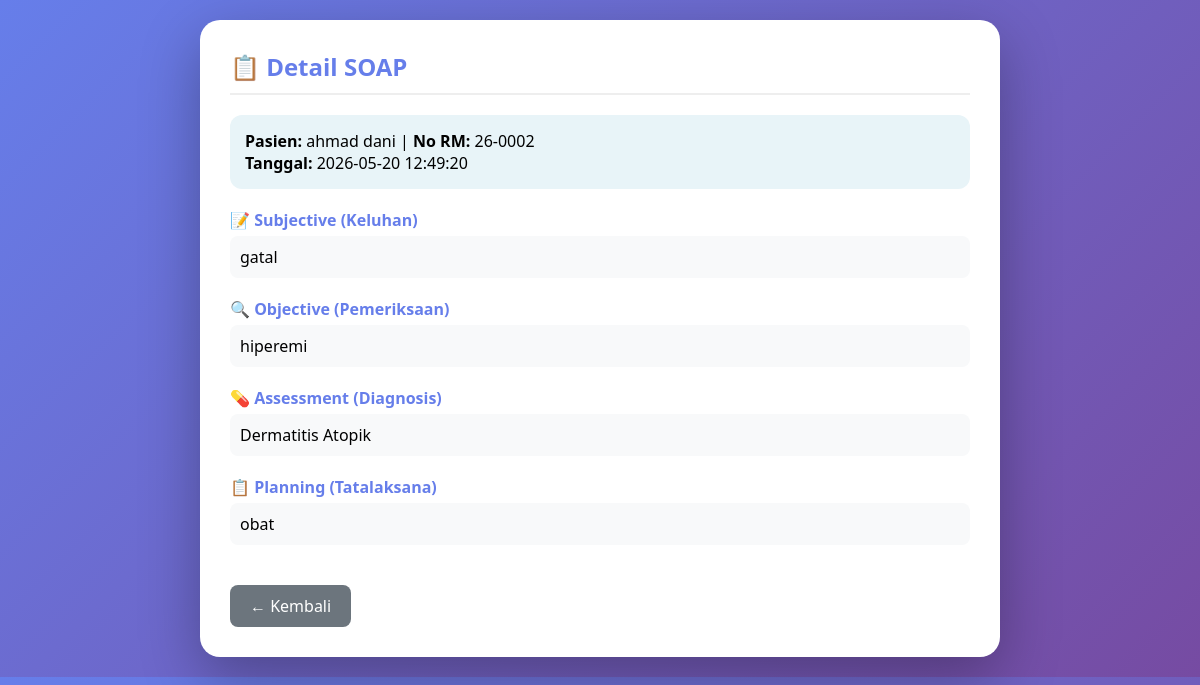
The page /soap/detail/2 (signed in) on the database its author committed.
### tables this page shows
CREATE TABLE pasien (id INTEGER PRIMARY KEY AUTOINCREMENT, no_rm TEXT, nama TEXT, tgl_lahir TEXT, alamat TEXT, no_telp TEXT, aktif INTEGER DEFAULT 1, jenis_kelamin TEXT, pekerjaan TEXT, alergi TEXT, riwayat_penyakit TEXT);

CREATE TABLE rekam_medis (id INTEGER PRIMARY KEY AUTOINCREMENT, pasien_id INTEGER, tanggal TEXT, subjective TEXT, objective TEXT, assessment TEXT, planning TEXT, lampiran_mega TEXT);

### app.py (the view)
@app.route('/soap/detail/<int:soap_id>')
@login_required
def detail_soap(soap_id):
    conn = get_db()
    rm = conn.execute('''
        SELECT r.*, p.nama, p.no_rm
        FROM rekam_medis r
        JOIN pasien p ON r.pasien_id = p.id
        WHERE r.id = ?
    ''', (soap_id,)).fetchone()
    conn.close()
    return render_template('detail_soap.html', rm=rm)

### app.py (called while the page is built)
def get_db():
    conn = sqlite3.connect('klinik.db')
    conn.row_factory = sqlite3.Row
    return conn

def login_required(f):
    @wraps(f)
    def decorated(*args, **kwargs):
        if 'logged_in' not in session:
            return redirect(url_for('login'))
        return f(*args, **kwargs)
    return decorated

### templates/detail_soap.html (shortened to what this page needs)
<!DOCTYPE html>
<html>
<head>
</head>
<body>
<div class="container">
    <div class="card">
        <h2>📋 Detail SOAP</h2>
        <div class="info">
            <p><strong>Pasien:</strong> {{ rm.nama }} | <strong>No RM:</strong> {{ rm.no_rm }}</p>
            <p><strong>Tanggal:</strong> {{ rm.tanggal }}</p>
        </div>
        <div class="section">
            <div class="label">📝 Subjective (Keluhan)</div>
            <div class="content">{{ rm.subjective or "-" }}</div>
        </div>
        <div class="section">
            <div class="label">🔍 Objective (Pemeriksaan)</div>
            <div class="content">{{ rm.objective or "-" }}</div>
        </div>
        <div class="section">
            <div class="label">💊 Assessment (Diagnosis)</div>
            <div class="content">{{ rm.assessment or "-" }}</div>
        </div>
        <div class="section">
            <div class="label">📋 Planning (Tatalaksana)</div>
            <div class="content">{{ rm.planning or "-" }}</div>
        </div>
        <a href="javascript:history.back()" class="btn-back">← Kembali</a>
    </div>
</div>
</body>
</html>

### templates/detail_soap.html (style rules this page uses)
* { margin: 0; padding: 0; box-sizing: border-box; }
body { font-family: Segoe UI, Tahoma, Geneva, Verdana, sans-serif; background: linear-gradient(135deg, #667eea 0%, #764ba2 100%); padding: 20px; }
.container { max-width: 800px; margin: 0 auto; }
.card { background: white; border-radius: 20px; padding: 30px; box-shadow: 0 20px 60px rgba(0,0,0,0.3); }
h2 { color: #667eea; margin-bottom: 20px; border-bottom: 2px solid #eee; padding-bottom: 10px; }
.info { background: #e8f4f8; padding: 15px; border-radius: 12px; margin-bottom: 20px; }
.section { margin-bottom: 20px; }
.label { font-weight: bold; color: #667eea; margin-bottom: 5px; }
.content { padding: 10px; background: #f8f9fa; border-radius: 8px; }
.btn-back { display: inline-block; margin-top: 20px; padding: 10px 20px; background: #6c757d; color: white; text-decoration: none; border-radius: 8px; }

### rows shown on the page
pasien: nama "ahmad dani", no_rm "26-0002"
rekam_medis: tanggal "2026-05-20 12:49:20", subjective "gatal", objective "hiperemi", assessment "Dermatitis Atopik", planning "obat"
